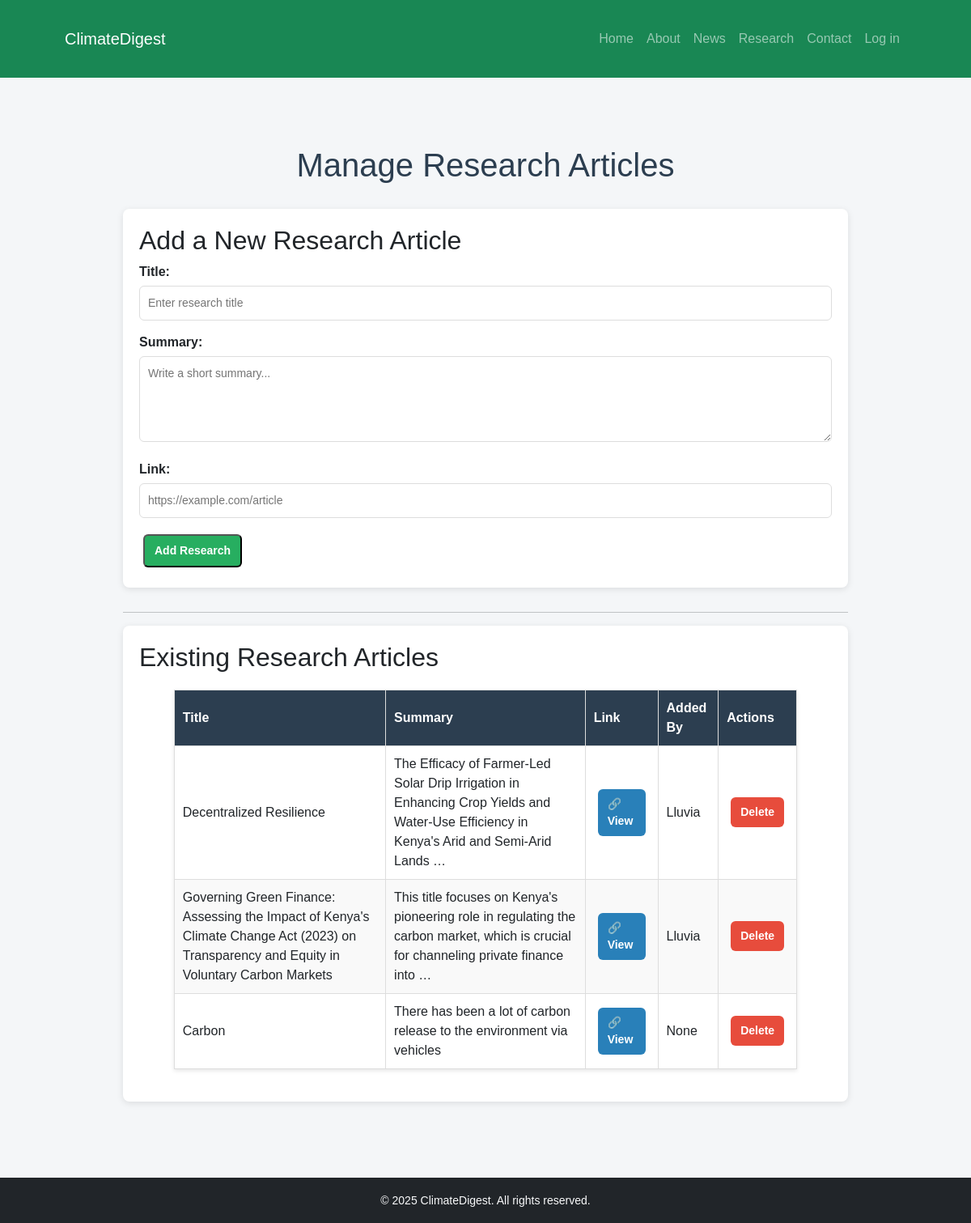
The page /manage_research/ (signed in) on the database its author committed.
### climateapp/models.py (models this page shows, shortened)
class Research(models.Model):
    title = models.CharField(max_length=200)
    summary = models.TextField()
    link = models.URLField()
    added_by = models.ForeignKey(User, on_delete=models.SET_NULL, null=True, blank=True)
    created_at = models.DateTimeField(auto_now_add=True)

### climateapp/views.py (the view)
# urls.py: path('manage_research/', views.manage_research, name='manage_research'),
@user_passes_test(is_admin)
def manage_research(request):
    if request.method == "POST":
        title = request.POST.get("title")
        summary = request.POST.get("summary")
        link = request.POST.get("link")
        Research.objects.create(title=title, summary=summary, link=link, added_by=request.user)
        return redirect("manage_research")
    research = Research.objects.all()
    return render(request, "manage_research.html", {"research": research})

### climateapp/views.py (called while the page is built)
def is_admin(user):
    return user.is_staff or user.is_superuser

### climateapp/templates/manage_research.html (shortened to what this page needs)
{% extends "base.html" %}
{% load static %}
{% block extra_css %}
<link rel="stylesheet" href="{% static 'css/manage_stories.css' %}">
{% endblock extra_css %}
{% block content %}
<div class="container">
    <h1 class="page-title"> Manage Research Articles</h1>
    <div class="form-card">
        <h2>Add a New Research Article</h2>
        <form method="post" class="crud-form">
            <div class="form-group">
                <label for="title">Title:</label>
                <input type="text" id="title" name="title" placeholder="Enter research title" required>
            </div>
            <div class="form-group">
                <label for="summary">Summary:</label>
                <textarea id="summary" name="summary" rows="4" placeholder="Write a short summary..." required></textarea>
            </div>
            <div class="form-group">
                <label for="link">Link:</label>
                <input type="url" id="link" name="link" placeholder="https://example.com/article" required>
            </div>
            <button type="submit" class="btn-primary"> Add Research</button>
        </form>
    </div>
    <hr>
    <div class="table-card">
        <h2>Existing Research Articles</h2>
        <table class="crud-table">
            <thead>
                <tr>
                    <th>Title</th>
                    <th>Summary</th>
                    <th>Link</th>
                    <th>Added By</th>
                    <th>Actions</th>
                </tr>
            </thead>
            <tbody>
                {% for item in research %}
                <tr>
                    <td>{{ item.title }}</td>
                    <td>{{ item.summary|truncatewords:20 }}</td>
                    <td><a href="{{ item.link }}" target="_blank" class="btn-secondary">🔗 View</a></td>
                    <td>{{ item.added_by }}</td>
                    <td>
                        <a href="{% url 'delete_research' item.id %}" class="btn-danger"
                           onclick="return confirm('Are you sure you want to delete this research article?');"> Delete</a>
                    </td>
                </tr>
                {% empty %}
                <tr><td colspan="5" class="empty-msg">No research articles available. Add one above!</td></tr>
                {% endfor %}
            </tbody>
        </table>
    </div>
</div>
{% endblock content %}

### climateapp/static/css/stories.css (style rules this page uses)
body { background-color: #f7f9fc; }

### climateapp/static/css/manage_stories.css (style rules this page uses)
.container { width: 90%; margin: 0 auto; padding: 20px; }
.page-title { text-align: center; color: #2c3e50; margin-bottom: 30px; }
.form-card, .table-card { background: #ffffff; padding: 20px; margin-bottom: 30px; border-radius: 8px; box-shadow: 0 2px 8px rgba(0,0,0,0.1); }
.form-group { margin-bottom: 15px; }
label { font-weight: bold; display: block; margin-bottom: 5px; }
input, textarea { width: 100%; padding: 10px; border: 1px solid #ddd; border-radius: 6px; font-size: 14px; }
.btn-primary, .btn-secondary, .btn-danger { display: inline-block; padding: 8px 12px; margin: 5px; border-radius: 6px; text-decoration: none; font-size: 14px; font-weight: bold; transition: background 0.3s ease; }
.btn-primary { background: #27ae60; color: #fff; }
.btn-secondary { background: #2980b9; color: #fff; }
.btn-danger { background: #e74c3c; color: #fff; }
.crud-table { width: 100%; border-collapse: collapse; margin-top: 15px; }
.crud-table th, .crud-table td { border: 1px solid #ddd; padding: 12px; text-align: left; }
.crud-table th { background: #2c3e50; color: #fff; }
.crud-table tr:nth-child(even) { background: #f9f9f9; }

### climateapp/static/css/manage_dashboard.css (style rules this page uses)
body { font-family: Arial, sans-serif; background: #f4f6f8; margin: 0; padding: 0; }
h1 { text-align: center; margin: 20px 0; color: #2c3e50; }
.crud-table { width: 90%; margin: 20px auto; border-collapse: collapse; background: #fff; box-shadow: 0 2px 5px rgba(0,0,0,0.1); }
.crud-table th, .crud-table td { border: 1px solid #ddd; padding: 10px; text-align: left; }
.crud-table th { background: #2c3e50; color: #fff; }
.crud-table tr:nth-child(even) { background: #f9f9f9; }
a { color: #2980b9; text-decoration: none; }

### rows shown on the page
Research: title "Decentralized Resilience", summary "The Efficacy of Farmer-Led Solar Drip Irrigation in Enhancing Crop Yields and Water-Use Efficiency in Kenya's Arid and Semi-Arid Lands …", added_by "Lluvia"
Research: title "Governing Green Finance: Assessing the Impact of Kenya's Climate Change Act (2023) on Transparency and Equity in Voluntary Carbon Markets", summary "This title focuses on Kenya's pioneering role in regulating the carbon market, which is crucial for channeling private finance into …", added_by "Lluvia"
Research: title "Carbon", summary "There has been a lot of carbon release to the environment via vehicles", added_by "None"
